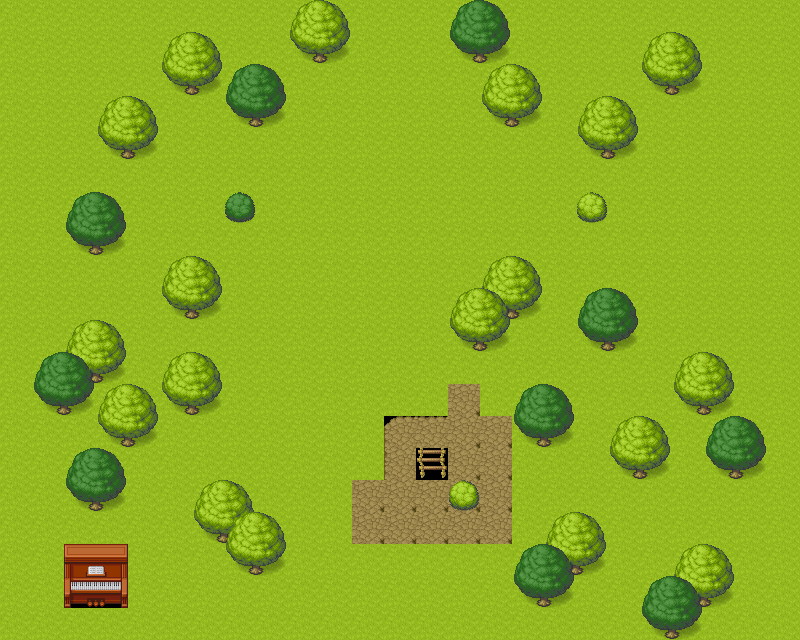

This game map was drawn from its Tiled (.tmx) file and the tilesets committed beside it. A one-line description and the trimmed map source follow:
An orthogonal 25x20 tile map with 32x32 px tiles, 3 tile layers (Tile Layer 1, Tile Layer 2, Tile Layer 3) and 2 objects (start, EV-1).

<map version="1.8" tiledversion="1.8.3" orientation="orthogonal" renderorder="right-down" width="25" height="20" tilewidth="32" tileheight="32" infinite="0" nextlayerid="5" nextobjectid="14">
 <tileset firstgid="1" source="[Base]BaseChip_pipo.tsx" />
 <layer id="1" name="Tile Layer 1" width="25" height="20">
  <data>[500 cells, 500 non-empty, 10 distinct tile ids]</data>
 </layer>
 <layer id="2" name="Tile Layer 2" width="25" height="20">
  <data>[500 cells, 95 non-empty, 10 distinct tile ids]</data>
 </layer>
 <layer id="4" name="Tile Layer 3" width="25" height="20">
  <data>[500 cells, 20 non-empty, 8 distinct tile ids]</data>
 </layer>
 <objectgroup id="3" name="Object Layer 1" offsetx="1" offsety="0">
  <object id="1" name="start" type="start" x="375.943" y="217.028">
   <point />
  </object>
  <object id="12" name="EV-1" x="290.284" y="371.638">
   <point />
  </object>
 </objectgroup>
</map>
